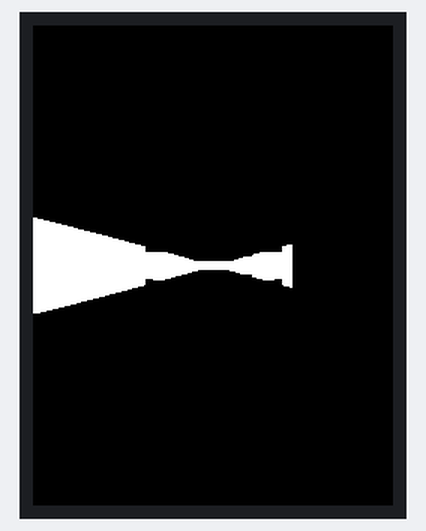
This program was run on a simulated ESP32 board running MicroPython. Parts: 240×320 colour display.

Above: at 0.81 s.
At 1.72 s:
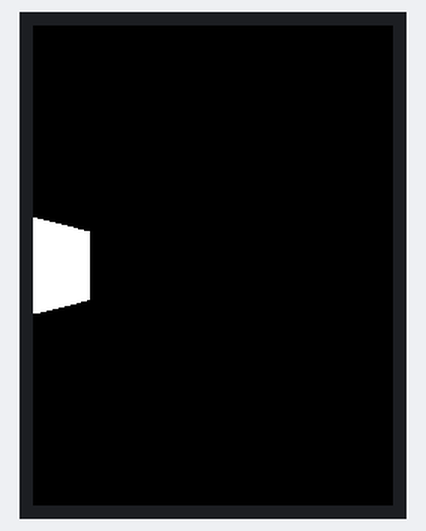
At 2.32 s:
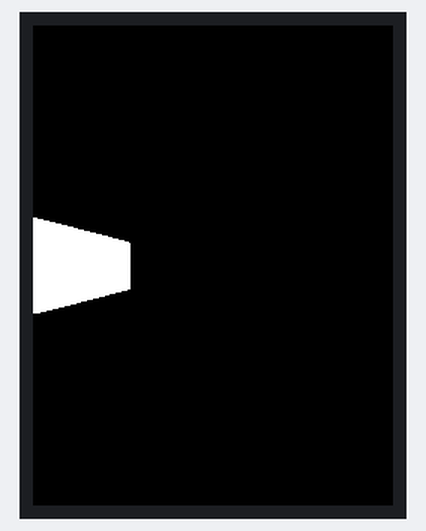
At 2.92 s:
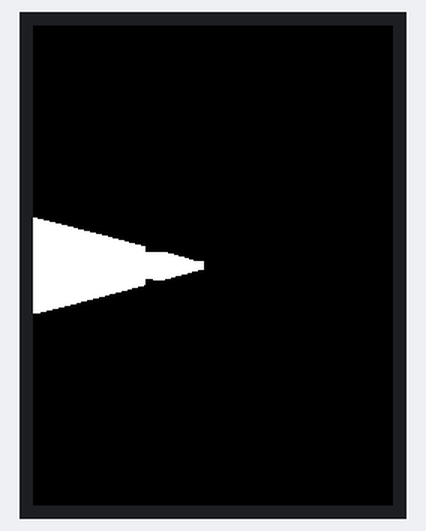

The program:

raycast_engine.py
```python
import math
import time
from ili9341 import Display, color565
from machine import Pin, SPI

# Display Configuration
DISPLAY_WIDTH = const(240)
DISPLAY_HEIGHT = const(320)
ROTATION = const(90)

# SPI Configuration
SPI1_BAUD_RATE = const(40000000)
SPI1_SCK_PIN = const(14)
SPI1_MOSI_PIN = const(13)
DISPLAY_DC_PIN = const(2)
DISPLAY_CS_PIN = const(15)
DISPLAY_RST_PIN = const(0)
BL_PIN = const(21)

# Raycasting Configuration
MAP_WIDTH = 16
MAP_HEIGHT = 16
FOV = math.pi / 3  # Field of View
PLAYER_SPEED = 0.1
ROTATION_SPEED = 0.05
WALL_HEIGHT = 64

# Map (1 = wall, 0 = empty)
map_data = [
    [1, 1, 1, 1, 1, 1, 1, 1, 1, 1, 1, 1, 1, 1, 1, 1],
    [1, 0, 0, 0, 0, 0, 0, 0, 0, 0, 0, 0, 0, 0, 0, 1],
    [1, 0, 1, 1, 1, 1, 0, 1, 1, 1, 1, 1, 0, 1, 0, 1],
    [1, 0, 0, 0, 0, 0, 0, 0, 0, 0, 0, 0, 0, 0, 0, 1],
    [1, 0, 1, 1, 1, 1, 0, 1, 0, 1, 1, 1, 0, 1, 0, 1],
    [1, 0, 0, 0, 0, 0, 0, 1, 0, 0, 0, 0, 0, 0, 0, 1],
    [1, 0, 1, 1, 1, 1, 0, 1, 0, 1, 1, 1, 0, 1, 0, 1],
    [1, 0, 0, 0, 0, 0, 0, 0, 0, 0, 0, 0, 0, 0, 0, 1],
    [1, 0, 1, 1, 1, 1, 0, 1, 1, 1, 1, 1, 0, 1, 0, 1],
    [1, 0, 0, 0, 0, 0, 0, 0, 0, 0, 0, 0, 0, 0, 0, 1],
    [1, 0, 1, 1, 1, 1, 0, 1, 0, 1, 1, 1, 0, 1, 0, 1],
    [1, 0, 0, 0, 0, 0, 0, 1, 0, 0, 0, 0, 0, 0, 0, 1],
    [1, 0, 1, 1, 1, 1, 0, 1, 0, 1, 1, 1, 0, 1, 0, 1],
    [1, 0, 0, 0, 0, 0, 0, 0, 0, 0, 0, 0, 0, 0, 0, 1],
    [1, 0, 0, 0, 0, 0, 0, 0, 0, 0, 0, 0, 0, 0, 0, 1],
    [1, 1, 1, 1, 1, 1, 1, 1, 1, 1, 1, 1, 1, 1, 1, 1],
]

class Raycaster:
    def __init__(self, display):
        self.display = display
        self.player_x = 3.5
        self.player_y = 3.5
        self.player_angle = 0

    def cast_ray(self, ray_angle):
        ray_dir_x = math.cos(ray_angle)
        ray_dir_y = math.sin(ray_angle)

        map_x = int(self.player_x)
        map_y = int(self.player_y)

        delta_dist_x = abs(1 / ray_dir_x) if ray_dir_x != 0 else float('inf')
        delta_dist_y = abs(1 / ray_dir_y) if ray_dir_y != 0 else float('inf')

        step_x = 1 if ray_dir_x > 0 else -1
        step_y = 1 if ray_dir_y > 0 else -1

        side_dist_x = (map_x + 1 - self.player_x) * delta_dist_x if ray_dir_x > 0 else (self.player_x - map_x) * delta_dist_x
        side_dist_y = (map_y + 1 - self.player_y) * delta_dist_y if ray_dir_y > 0 else (self.player_y - map_y) * delta_dist_y

        hit = False
        side = 0

        while not hit:
            if side_dist_x < side_dist_y:
                side_dist_x += delta_dist_x
                map_x += step_x
                side = 0
            else:
                side_dist_y += delta_dist_y
                map_y += step_y
                side = 1

            if map_x < 0 or map_x >= MAP_WIDTH or map_y < 0 or map_y >= MAP_HEIGHT:
                return DISPLAY_HEIGHT #return max distance if no wall is hit.
            if map_data[map_y][map_x] == 1:
                hit = True

        if side == 0:
            perp_wall_dist = (map_x - self.player_x + (1 - step_x) / 2) / ray_dir_x
        else:
            perp_wall_dist = (map_y - self.player_y + (1 - step_y) / 2) / ray_dir_y

        return perp_wall_dist

    def render(self):
        for x in range(DISPLAY_WIDTH):
            camera_x = 2 * x / DISPLAY_WIDTH - 1
            ray_angle = self.player_angle + FOV / 2 * camera_x
            distance = self.cast_ray(ray_angle)

            line_height = int(WALL_HEIGHT / distance) if distance > 0 else DISPLAY_HEIGHT

            draw_start = max(0, int(DISPLAY_HEIGHT / 2 - line_height / 2))
            draw_end = min(DISPLAY_HEIGHT - 1, int(DISPLAY_HEIGHT / 2 + line_height / 2))

            color = color565(255, 255, 255)  # White wall for now

            for y in range(draw_start, draw_end + 1):
                self.display.draw_pixel(x, y, color)

    def update(self):
        keys = self.get_keys() #replace with your key handling.
        if keys:
            if keys[0]: #forward
                self.player_x += math.cos(self.player_angle) * PLAYER_SPEED
                self.player_y += math.sin(self.player_angle) * PLAYER_SPEED
            if keys[1]: #backward
                self.player_x -= math.cos(self.player_angle) * PLAYER_SPEED
                self.player_y -= math.sin(self.player_angle) * PLAYER_SPEED
            if keys[2]: #left
                self.player_angle += ROTATION_SPEED
            if keys[3]: #right
                self.player_angle -= ROTATION_SPEED

    def get_keys(self):
        #Replace this with your key
        pass

def main():
    spi = SPI(1, baudrate=SPI1_BAUD_RATE, sck=Pin(SPI1_SCK_PIN), mosi=Pin(SPI1_MOSI_PIN))
    display = Display(spi, dc=Pin(DISPLAY_DC_PIN), cs=Pin(DISPLAY_CS_PIN), rst=Pin(DISPLAY_RST_PIN), width=DISPLAY_WIDTH, height=DISPLAY_HEIGHT, rotation=ROTATION)
    bl_pin = Pin(BL_PIN, Pin.OUT)
    bl_pin.on()

    raycaster = Raycaster(display)

    while True:
        raycaster.update()
        # display.fill(color565(0, 0, 0)) #clear screen
        # display.fill_rectangle(0, 0, display.width, display.height, color565(0, 0, 0))
        display.clear(color565(0, 0, 0))
        raycaster.render()
        time.sleep_ms(30) #adjust to change speed.

if __name__ == "__main__":
    main()
```

Measured:
- by itself, everything shown: repeats every 2.7 s, in 9 steps
